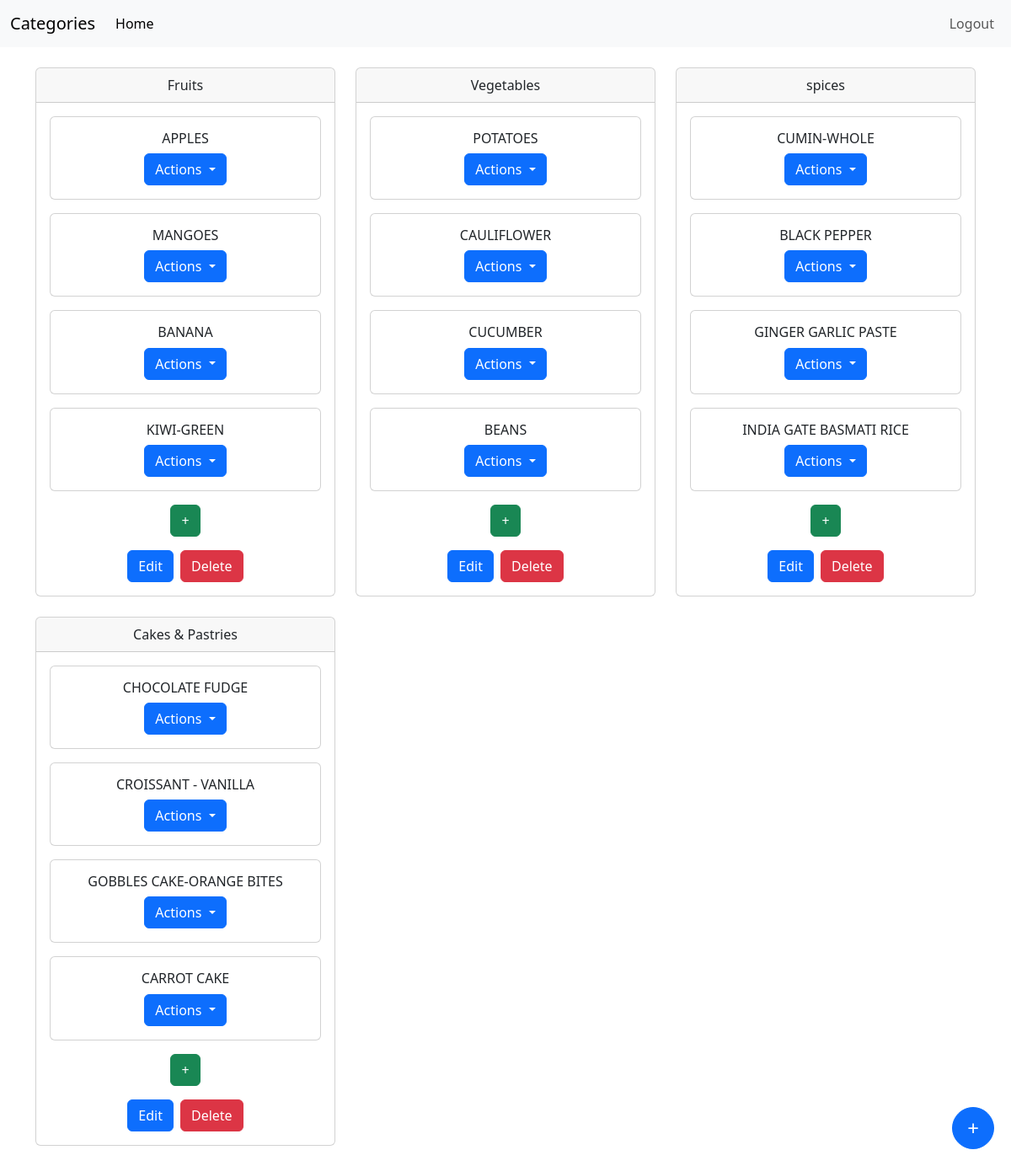
/admin-dashboard/categories (signed in), run on the app's committed database.
### app.py (models this page shows)
class Category(db.Model):
    id = db.Column(db.Integer, primary_key=True)
    name = db.Column(db.String(255), nullable=False, unique=True)
    products = db.relationship('Product', backref='category', lazy=True)

class Product(db.Model):
    id = db.Column(db.Integer, primary_key=True)
    name = db.Column(db.String(255), nullable=False)
    manufacture_date = db.Column(db.Date)
    expiry_date = db.Column(db.Date)
    unit = db.Column(db.String(50))
    rate_per_unit = db.Column(db.String(50))  # For example, "Rs/Kg", "Rs/Litre"
    price = db.Column(db.Float, nullable=False)
    available_quantity = db.Column(db.Float, nullable=False)
    category_id = db.Column(db.Integer, db.ForeignKey('category.id'), nullable=False)
    carts = db.relationship('Cart', backref='product', lazy=True)
    user_products = db.relationship('UserProduct', backref='product', lazy=True)

### app.py (the view)
@app.route('/admin-dashboard/categories', methods=['GET', 'POST'])
@login_required
def categories():
    categories = Category.query.all()
    return render_template('categories.html', categories=categories)

### app.py (called while the page is built)
@login_manager.user_loader
def load_user(user_id):
    return db.session.get(Users, int(user_id))

### templates/categories.html (shortened to what this page needs)
<!doctype html>
<html lang="en">
  <head>
    <link href="https://cdn.jsdelivr.net/npm/bootstrap@5.3.1/dist/css/bootstrap.min.css" rel="stylesheet">
  </head>
  <body>
    <nav class="navbar navbar-expand-lg bg-body-tertiary">
        <div class="container-fluid">
          <a class="navbar-brand" href="{{url_for('admin_dashboard')}}">Categories</a>
          <div class="collapse navbar-collapse" id="navbarSupportedContent">
            <ul class="navbar-nav me-auto mb-2 mb-lg-0">
              <li class="nav-item">
                <a class="nav-link active" aria-current="page" href="{{url_for('admin_dashboard')}}">Home</a>
              </li>
            </ul>
            <ul class="navbar-nav ms-auto mb-2 mb-lg-0">
                <li class="nav-item">
                  <a class="nav-link" href="{{url_for('logout')}}">Logout</a>
                </li>
              </ul>
          </div>
        </div>
      </nav>
      {% block content %}
<div class="container mt-4">
    <div class="row">
        {% for category in categories %}
        <div class="col-md-4 mb-4">
            <div class="card">
                <div class="card-header text-center">{{ category.name }}</div>
                <div class="card-body text-center">
                  {% if category.products %}
                  {% for product in category.products %}
                  <div class="mb-3">
                      <div class="card">
                          <div class="card-body">
                              <h6 class="card-title">{{ product.name }}</h6>
                              <div class="dropdown">
                                  <button class="btn btn-primary dropdown-toggle" type="button" id="productActions{{ product.id }}" data-bs-toggle="dropdown" aria-expanded="false">
                                      Actions
                                  </button>
                              </div>
                          </div>
                      </div>
                  </div>
                  {% endfor %}
                  {% else %}
                  <p class="mt-3">No products available in this category.</p>
                  {% endif %}
                    <div class="mb-3">
                        <a href="{{ url_for('create_product', category_id=category.id) }}" class="btn btn-success">+</a>
                    </div>
                    <div class="d-flex justify-content-center">
                        <a href="{{ url_for('edit_category', category_id=category.id) }}" class="btn btn-primary me-2">Edit</a>
                        <form action="{{ url_for('delete_category', category_id=category.id) }}" method="post" class="d-inline">
                            <button type="submit" class="btn btn-danger">Delete</button>
                        </form>
                    </div>
                </div>
            </div>
        </div>
        {% endfor %}
    </div>
</div>
{% endblock %}
<a href="{{url_for('create_category')}}" class="btn btn-primary btn-circle">+</a>
  </body>
</html>

### templates/categories.html (style rules this page uses)
.btn-circle { border-radius: 50%; width: 50px; height: 50px; font-size: 24px; position: fixed; bottom: 20px; right: 20px; }

### data on the page
Category: name "Fruits"
Product: name "APPLES"
Product: name "MANGOES"
Product: name "BANANA"
Product: name "KIWI-GREEN"
Category: name "Vegetables"
Product: name "POTATOES"
Product: name "CAULIFLOWER"
Product: name "CUCUMBER"
Product: name "BEANS"
Category: name "spices"
Product: name "CUMIN-WHOLE"
Product: name "BLACK PEPPER"
Product: name "GINGER GARLIC PASTE"
Product: name "INDIA GATE BASMATI RICE"
Category: name "Cakes & Pastries"
Product: name "CHOCOLATE FUDGE"
Product: name "CROISSANT - VANILLA"
Product: name "GOBBLES CAKE-ORANGE BITES"
Product: name "CARROT CAKE"
